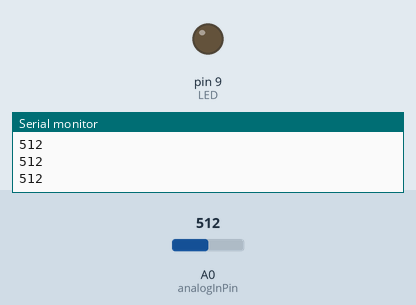
Recording of a sketch running on a simulated Arduino Uno, built with avr-gcc and run on an emulated ATmega328P. Parts: output pins drawn as LEDs (lit = HIGH), the last lines printed to the serial monitor. The test bench sets the inputs (shaded band); at power-on: A0 (analogInPin) = 512.

Above: at 1.2 s.
1.3 s: A0 (analogInPin) set to 483
At 2.4 s:
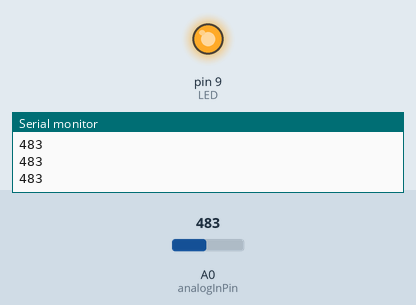
2.8 s: A0 (analogInPin) set to 510
At 4.0 s:
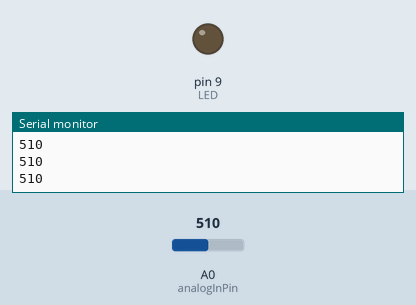
4.3 s: A0 (analogInPin) set to 490
At 5.3 s:
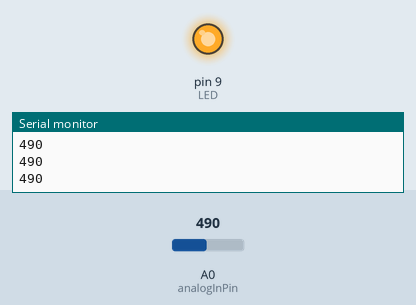
Timing chart, 0 to 7.3 s (numbered marks = the images above; inputs shaded):
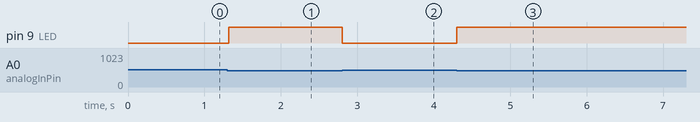

Measured:
- the behaviour switches between 500 and 499 on A0 (analogInPin) (found by bisection; images 0 and 1)
- after the input at 1.3 s, pin 9 (LED): LOW → HIGH at once
- after the input at 2.8 s, pin 9 (LED): HIGH → LOW at once
- after the input at 4.3 s, pin 9 (LED): LOW → HIGH at once

The sketch:

light-sense.ino
```cpp
const int analogInPin = A0;
const int LED = 9;
int lightValue = 0;

void setup() {
    pinMode(LED, OUTPUT);
    Serial.begin(9600);
}

void loop() {

    lightValue = analogRead(analogInPin);
    Serial.println(lightValue);

    if(lightValue < 500) {
        digitalWrite(LED,HIGH);
	    delay(20);
    } else {
        digitalWrite(LED,LOW);
	    delay(20);
    }
}
```
